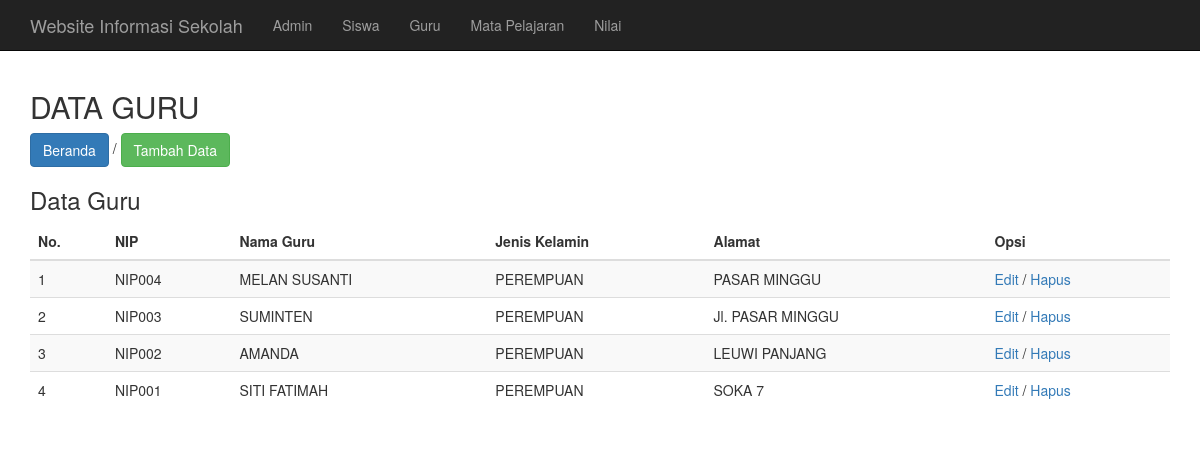
The page /admin/guru/index.php (signed in) on the database its author committed.
### tables this page shows
CREATE TABLE `m_guru` (
  `guru_id` int(11) NOT NULL,
  `nip` varchar(20) NOT NULL,
  `nama_guru` varchar(50) NOT NULL,
  `jekel` varchar(30) NOT NULL,
  `alamat` text NOT NULL
);

### admin/guru/index.php (the view, shortened to what this page needs)
<?php include('../../include/header.php'); ?>
	<div class="row-fluid" style="margin-top:20px">
		<div class="col-md-12">
		<h2>DATA GURU</h2>
		<p><a href="index.php" class="btn btn-primary">Beranda</a> / <a href="tambah.php" class="btn btn-success">Tambah Data</a></p>
		<h3>Data Guru</h3>
			<table class="table table-striped">
				<thead>
					<tr>
						<th>No.</th>
						<th>NIP</th>
						<th>Nama Guru</th>
						<th>Jenis Kelamin</th>
						<th>Alamat</th>
						<th>Opsi</th>
					</tr>
				</thead>
				<tbody>
					<?php
					$query = mysql_query("SELECT * FROM m_guru ORDER BY nip DESC") or die(mysql_error());
						if(mysql_num_rows($query) == 0){
							echo '<tr><td colspan="6">Tidak ada data!</td></tr>';
						} else {
							$no = 1;
							while($data = mysql_fetch_assoc($query)){
								echo '<tr>';
									echo '<td>'.$no.'</td>';
									echo '<td>'.$data['nip'].'</td>';
									echo '<td>'.$data['nama_guru'].'</td>';
									echo '<td>'.$data['jekel'].'</td>';
									echo '<td>'.$data['alamat'].'</td>';
									echo '<td><a href="edit.php?id='.$data['guru_id'].'">Edit</a> / <a href="hapus.php?id='.$data['guru_id'].'" onclick="return confirm(\'Yakin?\')">Hapus</a></td>';
								echo '</tr>';
								$no++;
							}
						}
					?>
				</tbody>
			</table>
		</div>
	</div>
<?php include('../../include/footer.php'); ?>

### rows shown on the page
m_guru: nip "NIP004", nama_guru "MELAN SUSANTI", jekel "PEREMPUAN", alamat "PASAR MINGGU"
m_guru: nip "NIP003", nama_guru "SUMINTEN", jekel "PEREMPUAN", alamat "Jl. PASAR MINGGU"
m_guru: nip "NIP002", nama_guru "AMANDA", jekel "PEREMPUAN", alamat "LEUWI PANJANG"
m_guru: nip "NIP001", nama_guru "SITI FATIMAH", jekel "PEREMPUAN", alamat "SOKA 7"
